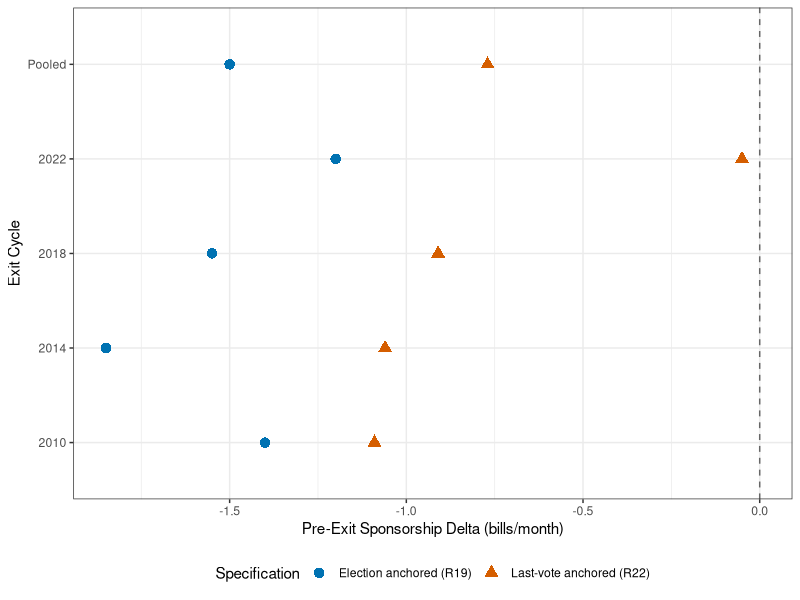
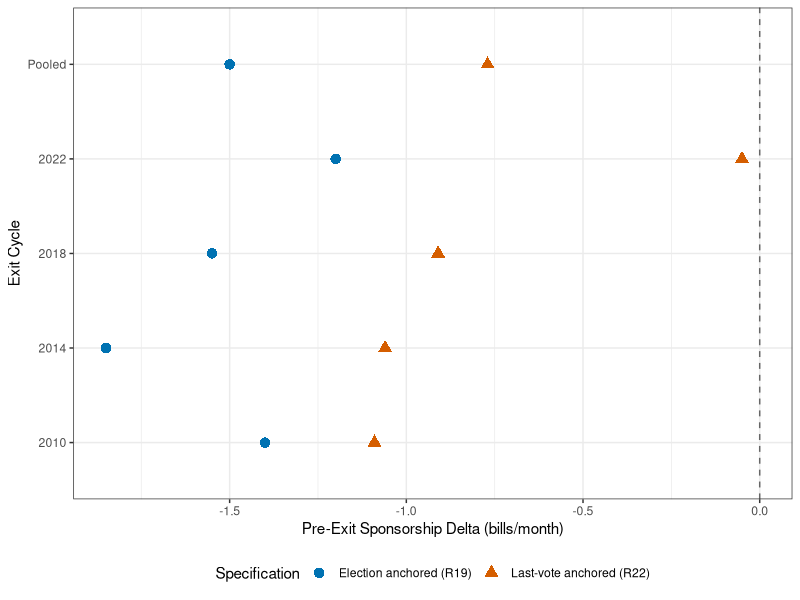

These figures' R source, in order:
# Auto-generated figure for article
Sys.setenv(KBL_DATA = "/Users/kyusik/kna/data/processed")
# Figure 2: Per-cycle sensitivity band of pre-resignation sponsorship delta
library(ggplot2); library(dplyr)
cycles <- data.frame(
  cycle = factor(c("2010", "2014", "2018", "2022", "Pooled"),
                 levels = c("2010", "2014", "2018", "2022", "Pooled")),
  N = c(4, 3, 5, 4, 16),
  election_anchor = c(-1.40, -1.85, -1.55, -1.20, -1.50),
  lastvote_anchor = c(-1.09, -1.06, -0.91, -0.05, -0.77)
)
cycles_long <- tidyr::pivot_longer(cycles,
  cols = c(election_anchor, lastvote_anchor),
  names_to = "spec", values_to = "delta")
cycles_long$spec <- factor(cycles_long$spec,
  levels = c("election_anchor", "lastvote_anchor"),
  labels = c("Election anchored (R19)", "Last-vote anchored (R22)"))
okabe <- c("Election anchored (R19)" = "#0072B2",
           "Last-vote anchored (R22)" = "#D55E00")
ggplot(cycles_long, aes(x = delta, y = cycle, color = spec, shape = spec)) +
  geom_vline(xintercept = 0, linetype = "dashed", color = "grey40") +
  geom_point(size = 3.2) +
  scale_color_manual(values = okabe) +
  scale_shape_manual(values = c(16, 17)) +
  labs(x = "Pre-Exit Sponsorship Delta (bills/month)",
       y = "Exit Cycle", color = "Specification", shape = "Specification") +
  theme_bw(base_size = 11) + theme(legend.position = "bottom")
ggsave("/Users/kyusik/Desktop/kyusik-claude/kna-research-agents/articles/figures/2026-04-20_r22/fig_sensitivity.pdf", width = 7, height = 4.2)
